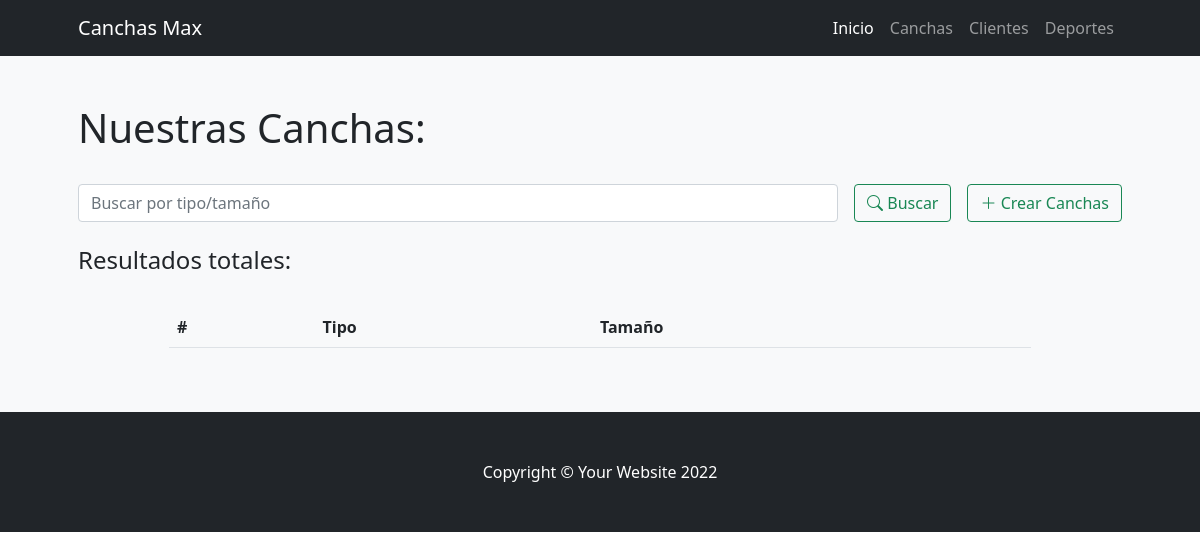
The app's page /entregableapp/canchas, older data.
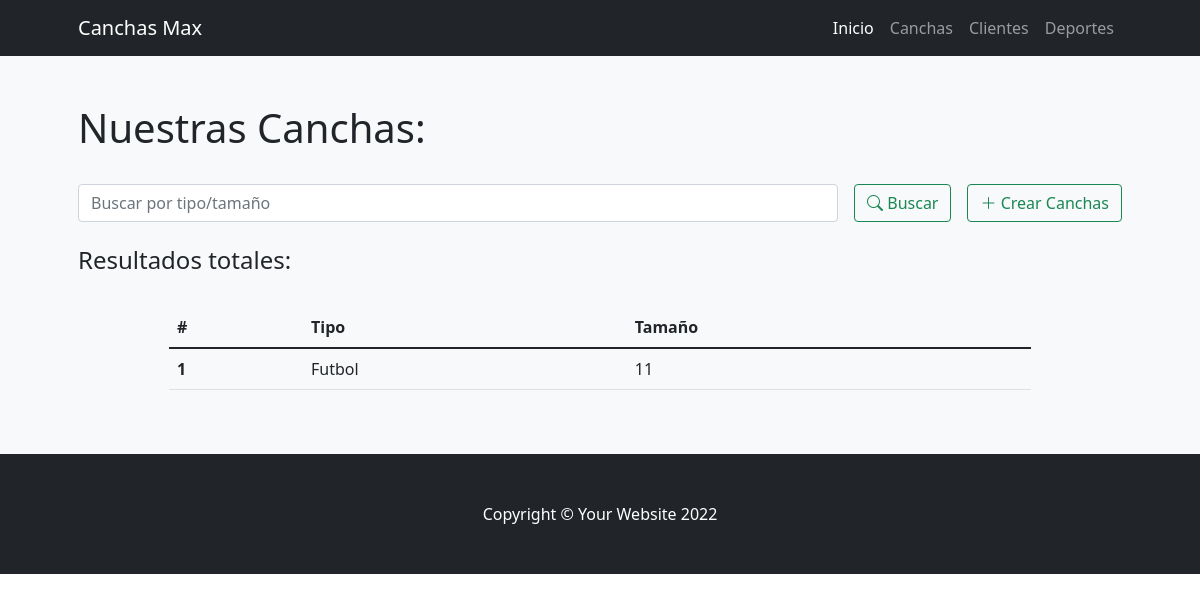
The same page, newer data.
### Entregable1App/models.py (models this page shows)
class Cancha(models.Model):
    tipo= models.CharField(max_length=20)
    tamaño = models.IntegerField()
    costo = models.FloatField()
    horario = models.TimeField()

### Entregable1App/views.py (the view)
# urls.py: path('canchas', canchas, name="canchas"),
def canchas(request):
    if request.method == "POST":
        search = request.POST["search"]
        if search != "":
            canchas = Cancha.objects.filter( Q(tipo__icontains=search) | Q(tamaño__icontains=search) ).values()
            return render(request,"Entregable1App/canchas.html",{"canchas":canchas, "search":True, "busqueda":search})
    canchas = Cancha.objects.all()
    return render(request,"Entregable1App/canchas.html",{"canchas":canchas})

### Entregable1App/templates/Entregable1App/canchas.html (shortened to what this page needs)
{% extends 'Entregable1App/base.html' %}
{% block contenidopagina %}
<section class="bg-light py-5">
    <div class="container px-5">
        <h1>Nuestras Canchas:</h1>
        <br>
        <div class="row gx-5 justify-content-center">
            <div class="col-lg-12">
                <form class="d-flex my-2 my-lg-0" action="" method="post">
                    <input class="flex-grow-0 form-control mr-sm-2" type="search" name="search" placeholder="Buscar por tipo/tamaño" aria-label="Search">
                    <button class="btn btn-outline-success text-nowrap ms-3 my-2 my-sm-0" type="submit"> <i class="bi bi-search"></i> Buscar</button>
                    <a class="btn btn-outline-success text-nowrap ms-3 my-2 my-sm-0" href="{% url 'crear_canchas' %}"> <i class="bi bi-plus-lg"></i> Crear Canchas</a>
                </form>
            </div>
        </div>
        <br>
        <h4>Resultados
            {% if search %}
                para "{{busqueda}}":
            {% else %}
                totales:
            {% endif %}
        </h4>
        <br>
        <div class="row gx-5 justify-content-center">
            <div class="col-lg-10 table-responsive">
                <table class="table table-theme">
                    <thead>
                        <tr>
                            <th scope="col">#</th>
                            <th scope="col">Tipo</th>
                            <th scope="col">Tamaño</th>
                        </tr>
                    </thead>
                    <tbody>
                        {% for cancha in canchas %}
                            <tr>
                                <th scope="row">{{forloop.counter}}</th>
                                <td>{{cancha.tipo}}</td>
                                <td>{{cancha.tamaño}}</td>
                            </tr>
                        {% endfor %}
                    </tbody>
                </table>
            </div>
        </div>
    </div>
</section>
{% endblock %}

### Entregable1App/templates/Entregable1App/base.html (shortened to what this page needs)
{% load static %}
<!DOCTYPE html>
<html lang="es">
    <head>
        <link rel="stylesheet" href="https://cdn.jsdelivr.net/npm/bootstrap-icons@1.8.3/font/bootstrap-icons.css">
        <link href="{% static 'css/styles.css' %}" rel="stylesheet" />
    </head>
    <body>
        <nav class="navbar navbar-expand-lg navbar-dark bg-dark">
            <div class="container px-5">
                <a class="navbar-brand" href="{% url 'inicio' %}">Canchas Max</a>
                <div class="collapse navbar-collapse" id="navbarSupportedContent">
                    <ul class="navbar-nav ms-auto mb-2 mb-lg-0">
                        <li class="nav-item"><a class="nav-link active" aria-current="page" href="{% url 'inicio' %}">Inicio</a></li>
                        <li class="nav-item"><a class="nav-link" href="{% url 'canchas' %}">Canchas</a></li>
                        <li class="nav-item"><a class="nav-link" href="{% url 'clientes' %}">Clientes</a></li>
                        <li class="nav-item"><a class="nav-link" href="{% url 'deportes' %}">Deportes</a></li>
                    </ul>
                </div>
            </div>
        </nav>
        {% block contenidopagina %}
        {% endblock %}
        <footer class="py-5 bg-dark">
            <div class="container px-5"><p class="m-0 text-center text-white">Copyright &copy; Your Website 2022</p></div>
        </footer>
    </body>
</html>

Row changes from the older to the newer data that the page shows:
added Cancha: tipo "Futbol", tamaño "11"
